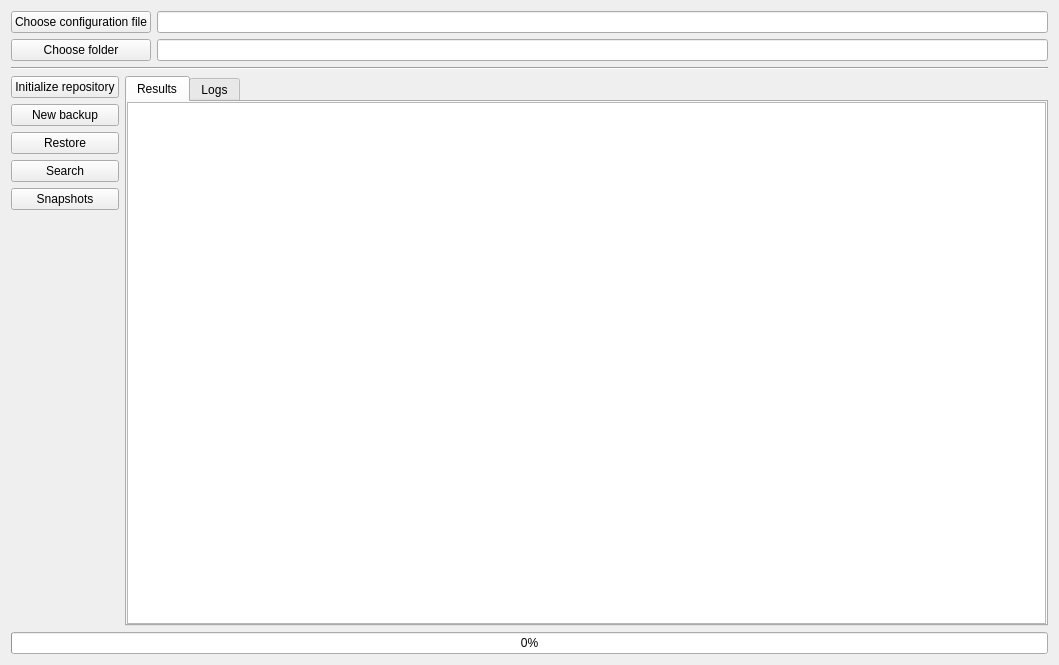
<?xml version="1.0" encoding="UTF-8"?>
<ui version="4.0">
 <class>MainWidget</class>
 <widget class="QWidget" name="MainWidget">
  <property name="geometry">
   <rect>
    <x>0</x>
    <y>0</y>
    <width>1059</width>
    <height>665</height>
   </rect>
  </property>
  <property name="windowTitle">
   <string>Form</string>
  </property>
  <layout class="QVBoxLayout" name="verticalLayout_3">
   <item>
    <layout class="QGridLayout" name="gridLayout">
     <item row="0" column="1">
      <widget class="QLineEdit" name="le_configuration_file">
       <property name="cursor">
        <cursorShape>ForbiddenCursor</cursorShape>
       </property>
       <property name="readOnly">
        <bool>true</bool>
       </property>
      </widget>
     </item>
     <item row="0" column="0">
      <widget class="QPushButton" name="pb_configuration_file">
       <property name="text">
        <string>Choose configuration file</string>
       </property>
       <property name="icon">
        <iconset>
         <normalon>:/main/icons/file-text.svg</normalon>
        </iconset>
       </property>
      </widget>
     </item>
     <item row="1" column="1">
      <widget class="QLineEdit" name="le_folder">
       <property name="cursor">
        <cursorShape>ForbiddenCursor</cursorShape>
       </property>
       <property name="readOnly">
        <bool>true</bool>
       </property>
      </widget>
     </item>
     <item row="1" column="0">
      <widget class="QPushButton" name="pb_folder">
       <property name="text">
        <string>Choose folder</string>
       </property>
       <property name="icon">
        <iconset>
         <normalon>:/main/icons/folder.svg</normalon>
        </iconset>
       </property>
      </widget>
     </item>
    </layout>
   </item>
   <item>
    <widget class="Line" name="line">
     <property name="orientation">
      <enum>Qt::Horizontal</enum>
     </property>
    </widget>
   </item>
   <item>
    <widget class="QWidget" name="w_operations" native="true">
     <layout class="QVBoxLayout" name="verticalLayout_2">
      <property name="leftMargin">
       <number>0</number>
      </property>
      <property name="topMargin">
       <number>0</number>
      </property>
      <property name="rightMargin">
       <number>0</number>
      </property>
      <property name="bottomMargin">
       <number>0</number>
      </property>
      <item>
       <layout class="QHBoxLayout" name="horizontalLayout">
        <item>
         <widget class="QWidget" name="w_buttons" native="true">
          <layout class="QVBoxLayout" name="verticalLayout">
           <property name="leftMargin">
            <number>0</number>
           </property>
           <property name="topMargin">
            <number>0</number>
           </property>
           <property name="rightMargin">
            <number>0</number>
           </property>
           <property name="bottomMargin">
            <number>0</number>
           </property>
           <item>
            <widget class="QPushButton" name="pb_init">
             <property name="text">
              <string>Initialize repository</string>
             </property>
             <property name="icon">
              <iconset>
               <normalon>:/main/icons/cloud.svg</normalon>
              </iconset>
             </property>
            </widget>
           </item>
           <item>
            <widget class="QPushButton" name="pb_backup">
             <property name="text">
              <string>New backup</string>
             </property>
             <property name="icon">
              <iconset>
               <normalon>:/main/icons/upload.svg</normalon>
              </iconset>
             </property>
             <property name="iconSize">
              <size>
               <width>256</width>
               <height>16</height>
              </size>
             </property>
            </widget>
           </item>
           <item>
            <widget class="QPushButton" name="pb_restore">
             <property name="text">
              <string>Restore</string>
             </property>
             <property name="icon">
              <iconset>
               <normalon>:/main/icons/download.svg</normalon>
              </iconset>
             </property>
            </widget>
           </item>
           <item>
            <widget class="QPushButton" name="pb_search">
             <property name="text">
              <string>Search</string>
             </property>
             <property name="icon">
              <iconset>
               <normalon>:/main/icons/search.svg</normalon>
              </iconset>
             </property>
            </widget>
           </item>
           <item>
            <widget class="QPushButton" name="pb_snapshots">
             <property name="text">
              <string>Snapshots</string>
             </property>
             <property name="icon">
              <iconset>
               <normalon>:/main/icons/database.svg</normalon>
              </iconset>
             </property>
            </widget>
           </item>
           <item>
            <spacer name="verticalSpacer">
             <property name="orientation">
              <enum>Qt::Vertical</enum>
             </property>
             <property name="sizeHint" stdset="0">
              <size>
               <width>20</width>
               <height>340</height>
              </size>
             </property>
            </spacer>
           </item>
          </layout>
         </widget>
        </item>
        <item>
         <widget class="QTabWidget" name="tab_widget">
          <property name="currentIndex">
           <number>0</number>
          </property>
          <widget class="QWidget" name="tab_results">
           <attribute name="icon">
            <iconset>
             <normalon>:/main/icons/list.svg</normalon>
            </iconset>
           </attribute>
           <attribute name="title">
            <string>Results</string>
           </attribute>
           <layout class="QHBoxLayout" name="horizontalLayout_2">
            <property name="leftMargin">
             <number>0</number>
            </property>
            <property name="topMargin">
             <number>0</number>
            </property>
            <property name="rightMargin">
             <number>0</number>
            </property>
            <property name="bottomMargin">
             <number>0</number>
            </property>
            <item>
             <widget class="QTableView" name="table_view">
              <property name="editTriggers">
               <set>QAbstractItemView::NoEditTriggers</set>
              </property>
              <property name="alternatingRowColors">
               <bool>true</bool>
              </property>
              <property name="sortingEnabled">
               <bool>true</bool>
              </property>
             </widget>
            </item>
           </layout>
          </widget>
          <widget class="QWidget" name="tab_raw">
           <attribute name="icon">
            <iconset>
             <normalon>:/main/icons/align-left.svg</normalon>
            </iconset>
           </attribute>
           <attribute name="title">
            <string>Logs</string>
           </attribute>
           <layout class="QHBoxLayout" name="horizontalLayout_3">
            <property name="leftMargin">
             <number>0</number>
            </property>
            <property name="topMargin">
             <number>0</number>
            </property>
            <property name="rightMargin">
             <number>0</number>
            </property>
            <property name="bottomMargin">
             <number>0</number>
            </property>
            <item>
             <widget class="QTextEdit" name="te_raw">
              <property name="undoRedoEnabled">
               <bool>false</bool>
              </property>
              <property name="readOnly">
               <bool>true</bool>
              </property>
              <property name="placeholderText">
               <string>Logs will appear here</string>
              </property>
             </widget>
            </item>
           </layout>
          </widget>
         </widget>
        </item>
       </layout>
      </item>
      <item>
       <widget class="QProgressBar" name="progress_bar">
        <property name="value">
         <number>0</number>
        </property>
       </widget>
      </item>
     </layout>
    </widget>
   </item>
  </layout>
 </widget>
 <resources>
  <include location="ressources.qrc"/>
 </resources>
 <connections/>
</ui>
